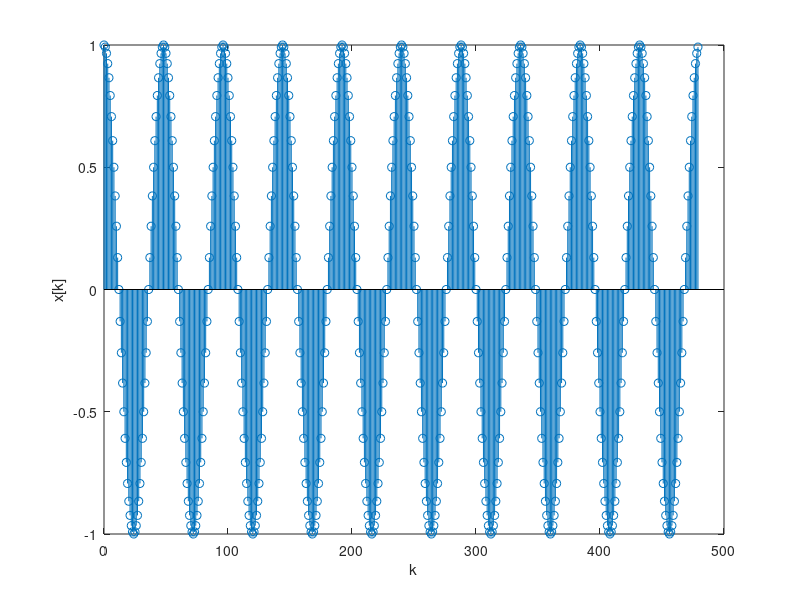

Recreate this plot in MATLAB.
clear all
close all
clc

fs = 48000;
maxA_24 = 1-2^(-23);
maxA_16 = 1-2^(-15);

N = 48;
k = [0:10*N-1].';
x = cos(2*pi/N*k);

stem(k, x)
xlabel('k')
ylabel('x[k]')

audiowrite('sine1k_16Bit.wav', x*maxA_16, fs, 'BitsPerSample', 16)  % wav encoding to 16 Bit integer
audiowrite('sine1k_24Bit.wav', x*maxA_24, fs, 'BitsPerSample', 24)  % wav encoding to 24 Bit integer
audiowrite('sine1k_32Bit.wav', x, fs, 'BitsPerSample', 32)  % since x is double, wav encoding is float32 
audiowrite('sine1k_64Bit.wav', x, fs, 'BitsPerSample', 64)  % since x is double, wav encoding is float64
